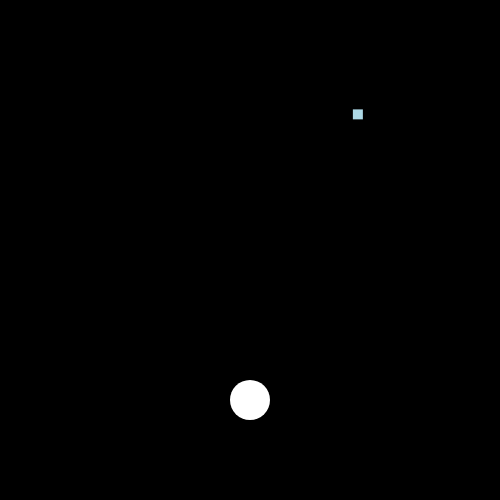
Frame 1 (no input)
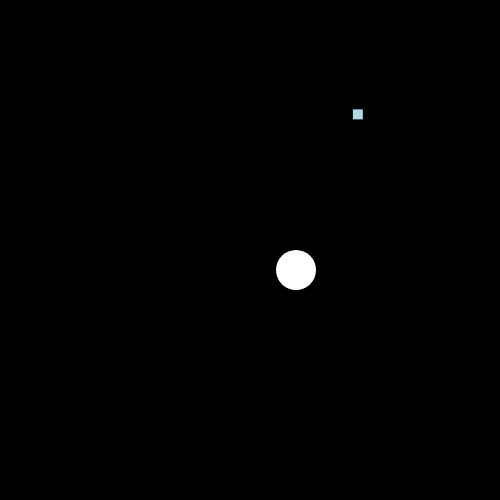
Frame 60 (no input)
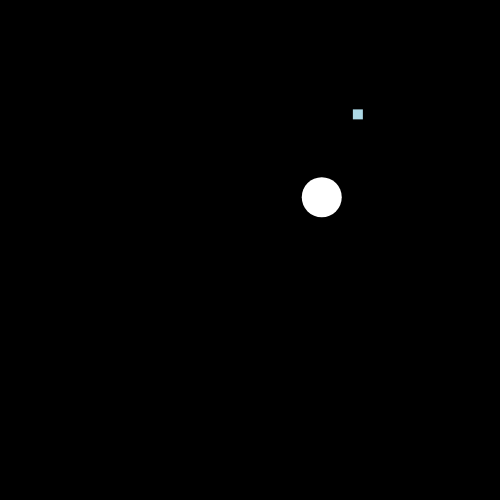
Frame 120 (the mouse pressed at the canvas centre since frame 60)

The p5.js sketch that drew these frames (run headless with seeded random() and noise() and a simulated clock; from frame 60 on, the mouse is pressed at the canvas centre):

// p5.js sketch
// ── sketch.js
let x,y,r;
let xf,yf;
let explode =[];
let ex = [];
let ey = [];
let exspeed =[];
let eyspeed = [];
let test = true;
let z = 5

function setup() {
  createCanvas(500, 500);
  x = width/2;
  y = height -100;
  r = 40;
  xf = random(10, width-10);
  yf = random(10, height-10);
  noStroke();
  let i = 0;
}

function draw() {
  background(0);
  push();
  fill("lightblue");
  rect(xf,yf, 10)
  pop();
  if(r<= 200){
  ellipse(x,y,r);
  x = x + (xf-x)/100
  y = y + (yf-y)/100
  }
  
  if(x > xf-5 && x == xf+5 || y > yf-5 && y < yf+5){
    xf = random(10, width-10);
    yf = random(10, height-10);
    r+=40;
    if(r<200){
      fill(random(100,200), random(50,200), random(50,250));
    }
  }
  
  //Setting speeds for the explosion and starting positons
  if(r==240 && test == true){
    let j = 0;
    while(j<100){
      exspeed.push(random(-5,5));
      eyspeed.push(random(-5,5));
      ex.push(x);
      ey.push(y);
      j++;
      test = false;
    }
  }
 
//Explosion taking place  
  if(r>200){
    if(r-z>0){
     z += 5;
    ellipse(x,y,r-z) 
    }
    console.log(z + " , " + r);
    let i = 0;
    while(i<100){
      ex[i] = ex[i] + exspeed[i];
      ey[i] = ey[i] + eyspeed[i];
      ellipse(ex[i],ey[i],10,10);
      i++;
    }
  }
}
